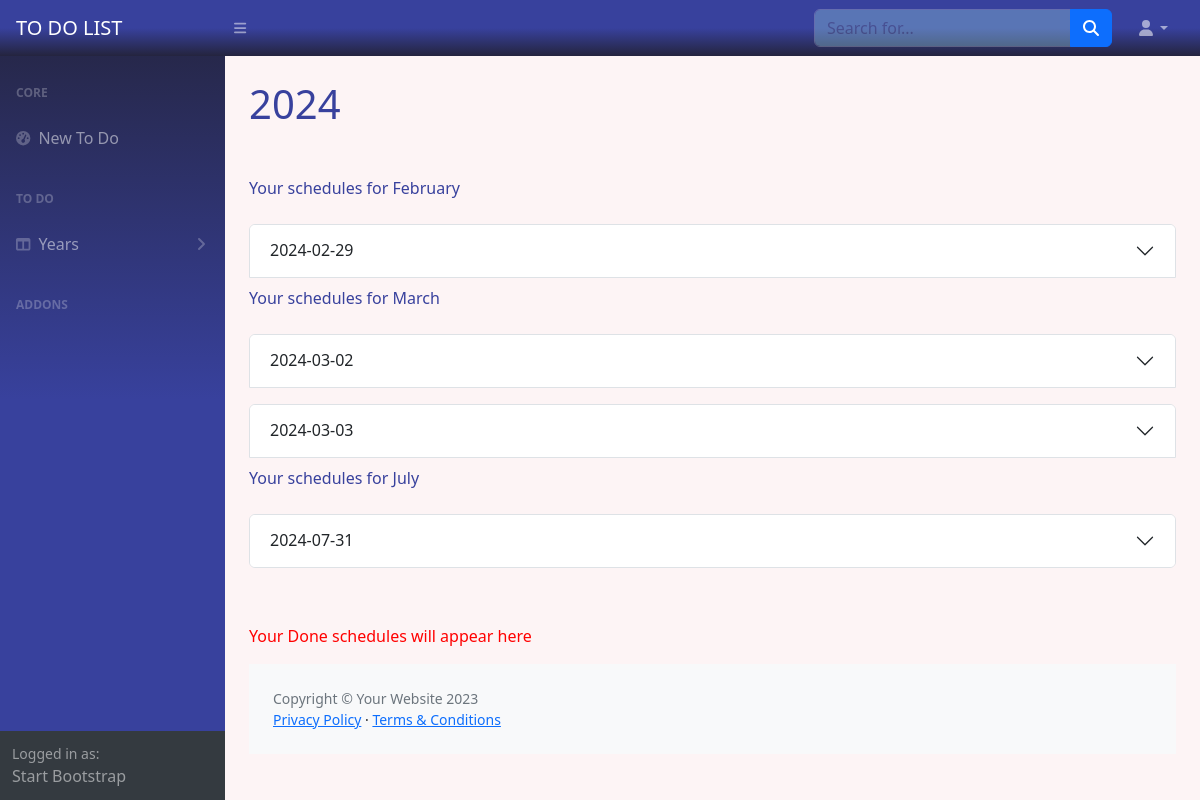
/year2024 (signed in), run on an earlier commit of the app's database.
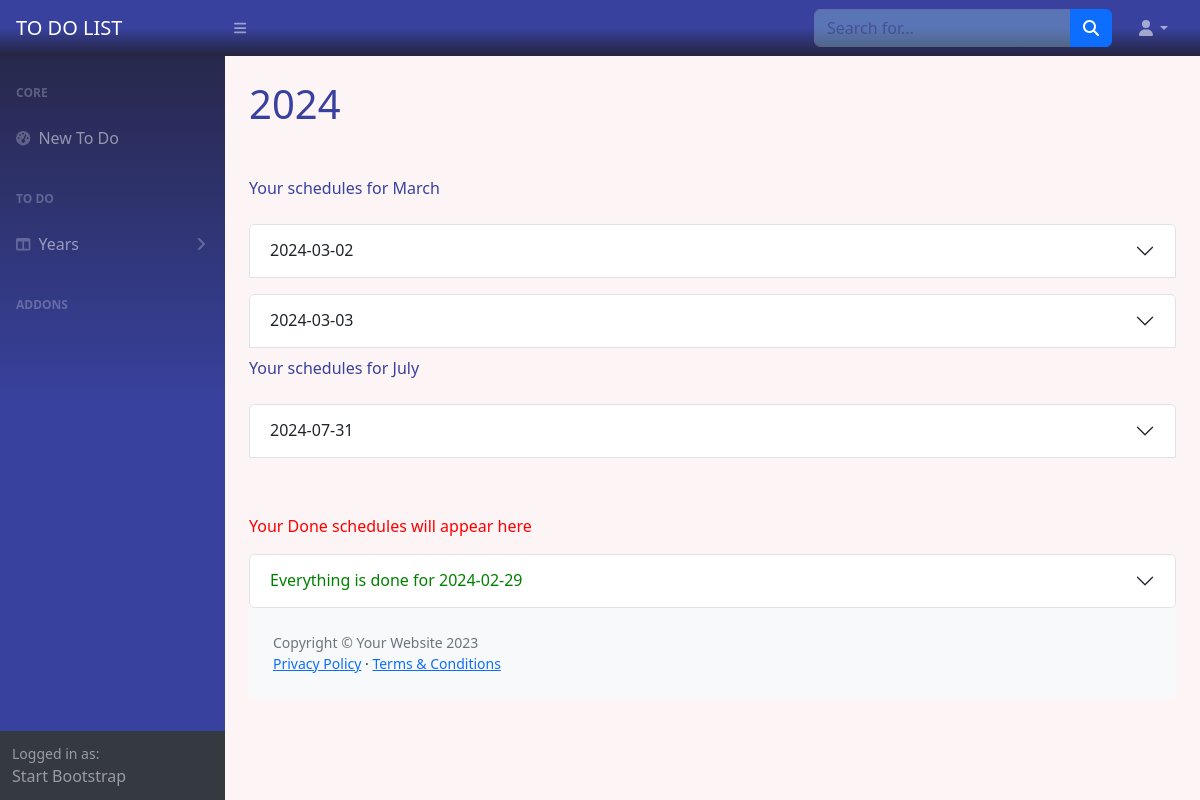
And on a later commit of the database.
### test.py (models this page shows)
class User(UserMixin, db.Model):
    __tablename__ = "users"
    id = db.Column(db.Integer, primary_key=True)
    username = db.Column(db.String(80), nullable=False)
    age = db.Column(db.String, nullable=False)
    tel = db.Column(db.String, nullable=False)
    email = db.Column(db.String, nullable=False, unique=True)
    password = db.Column(db.String, nullable=False)

class Todos(UserMixin, db.Model):
    id = db.Column(db.Integer, primary_key=True)
    user_id = db.Column(db.Integer, nullable=False)
    title = db.Column(db.String(50), nullable=False)
    info = db.Column(db.String(50), nullable=True)
    due_date = db.Column(db.String)
    done = db.Column(db.Boolean, nullable=True)
    favorites = db.Column(db.Boolean)

class Done(UserMixin, db.Model):
    id = db.Column(db.Integer, primary_key=True)
    user_id = db.Column(db.Integer, nullable=False)
    title = db.Column(db.String(50), nullable=False)
    info = db.Column(db.String(50), nullable=True)
    due_date = db.Column(db.String)
    done = db.Column(db.Boolean, nullable=True)
    favorites = db.Column(db.Boolean)

### test.py (the view)
@app.route("/year<int:year>", methods=["GET", "POST"])
def years(year):
    global all_years
    all_is_done = False
    unique_todo_date = []
    unique_done_date = []
    todo_date = []
    done_date = []
    result = db.session.execute(db.select(Todos))
    all_todos = result.scalars().all()
    result = db.session.execute(db.select(Done))
    all_dones = result.scalars().all()
    for i in all_todos:
        if i.user_id == current_user.id:
            todo_date.append(i.due_date)
            unique_todo_date = list(set(todo_date))
    for i in all_dones:
        if i.user_id == current_user.id:
            done_date.append(i.due_date)
            unique_done_date = list(set(done_date))
    if not todo_date :
        no_date = True
    else:
        no_date = False
    print(no_date)
    if not all_todos and not all_dones:
        pass
    elif not all_todos:
        all_is_done = True
    return render_template('years.html', todos=all_todos, dones=all_dones,
                           user=current_user, unique_done_date=sorted(list(set(unique_done_date))),
                           unique_todo_date=sorted(list(set(unique_todo_date))),
                           today=TODAY, no_date=no_date, all_is_done=all_is_done, years=sorted(list(set(all_years))),
                           selected_year=request.url.split('year')[-1], current_month=dt.datetime.now().strftime("%B"),
                           datetime=dt.datetime)

### test.py (called while the page is built)
@login_manager.user_loader
def load_user(user_id):
    return db.get_or_404(User, user_id)

@app.template_filter()
def month_name(month_number):
    try:
        month_number = int(month_number)
        return calendar.month_name[month_number]
    except (ValueError, IndexError):
        return month_number  # Return the original input if not a valid month number

### templates/years.html (shortened to what this page needs)
{%include 'header.html'%}
<main>
    <div class="container-fluid px-4 ">
        <h1 class="mt-4 my-5" style="color:#38419D">{{selected_year}}</h1>
        {%for date in unique_todo_date%}
        {%if selected_year in date%}
                <div class="breadcrumb my-2">
            {%if not "".join(date).split('-')[1] == "".join(unique_todo_date[unique_todo_date.index(date)-1]).split('-')[1]%}
            <p class="breadcrumb-item active" style="color:#38419D">Your schedules for {{"".join(date).split('-')[1]|month_name}}</p>
            {%endif%}
        </div>
        <div class="accordion my-2" id="accordionTodo{{date}}">
                <div class="accordion-item">
                    {%if date == today%}
                        <h2 class="accordion-header">
                            <button class="accordion-button collapsed" type="button" data-bs-toggle="collapse"
                                    data-bs-target="#collapseTodo{{date}}"
                                    aria-expanded="false" aria-controls="collapseTodo{{date}}">
                                Today
                            </button>
                        </h2>
                    {%else%}
                        <h2 class="accordion-header">
                          <button class="accordion-button collapsed" type="button" data-bs-toggle="collapse"
                                  data-bs-target="#collapseTodo{{date}}" aria-expanded="false"
                                  aria-controls="collapseTodo{{date}}">
                            {{date}}
                          </button>
                        </h2>
                    {%endif%}
                </div>
            {%endif%}
    {%endfor%}
<p style="color:red;margin-top:6%">Your Done schedules will appear here</p>
        {%for date in unique_done_date%}
            {%if selected_year in date%}
            {%if date not in unique_todo_date%}
        <div class="accordion my-2" id="accordionDone{{date}}" >
                <div class="accordion-item " >
                    {%if date == today%}
                        <h2 class="accordion-header "  >
                            <button class="accordion-button collapsed" type="button" data-bs-toggle="collapse"
                                    data-bs-target="#collapseDone{{date}}"
                                    aria-expanded="false" aria-controls="collapseDone{{date}}" style="color:green;">
                                Everything is done for Today
                            </button>
                        </h2>
                    {%else%}
                        <h2 class="accordion-header">
                          <button class="accordion-button collapsed" type="button" data-bs-toggle="collapse"
                                  data-bs-target="#collapseDone{{date}}" aria-expanded="false"
                                  aria-controls="collapseDone{{date}}" style="color:green;">
                            Everything is done for {{date}}
                          </button>
                        </h2>
                    {%endif%}
                </div>
            {%endif%}
            {%endif%}
    {%endfor%}
{%include 'footer.html'%}

### templates/header.html (shortened to what this page needs)
<!DOCTYPE html>
<html lang="en">
    <head>
        <link rel="stylesheet" href="https://cdnjs.cloudflare.com/ajax/libs/font-awesome/4.7.0/css/font-awesome.min.css">
        <link href="https://cdn.jsdelivr.net/npm/simple-datatables@7.1.2/dist/style.min.css" rel="stylesheet" />
        <link href="./static/css/styles.css" rel="stylesheet" />
    </head>
    <body class="sb-nav-fixed" style="background:#FDF4F5;">
        <nav class="sb-topnav navbar navbar-expand navbar-dark bg-dark" style="background:linear-gradient(to bottom, #38419D, #38419D, #24243e);">
            <a class="navbar-brand ps-3" href="{{url_for('home')}}">TO DO LIST</a>
            <button class="btn btn-link btn-sm order-1 order-lg-0 me-4 me-lg-0" id="sidebarToggle" href="#!"><i class="fas fa-bars"></i></button>
            <form class="d-none d-md-inline-block form-inline ms-auto me-0 me-md-3 my-2 my-md-0">
                <div class="input-group">
                    <input class="form-control" type="text" placeholder="Search for..." aria-label="Search for..." aria-describedby="btnNavbarSearch" style=" opacity:0.3;background-color:#A7ECEE;" />
                    <button class="btn btn-primary" id="btnNavbarSearch" type="button"><i class="fas fa-search"></i></button>
                </div>
            </form>
            <ul class="navbar-nav ms-auto ms-md-0 me-3 me-lg-4">
                <li class="nav-item dropdown">
                    <a class="nav-link dropdown-toggle" id="navbarDropdown" href="#" role="button" data-bs-toggle="dropdown" aria-expanded="false"><i title="{{current_user.email}}" class="fas fa-user fa-fw"></i></a>
                </li>
            </ul>
        </nav>
        <div id="layoutSidenav" >
            <div id="layoutSidenav_nav" >
                <nav class="sb-sidenav accordion sb-sidenav-dark" id="sidenavAccordion" style="background:linear-gradient(to top, #38419D, #38419D, #24243e);">
                    <div class="sb-sidenav-menu">
                        <div class="nav">
                            <div class="sb-sidenav-menu-heading">Core</div>
                            <a class="nav-link" href="{{url_for('new_todo')}}">
                                <div class="sb-nav-link-icon"><i class="fas fa-tachometer-alt"></i></div>
                                New To Do
                            </a>
                            <div class="sb-sidenav-menu-heading">To Do </div>
                            <a class="nav-link collapsed" href="#" data-bs-toggle="collapse" data-bs-target="#collapseLayouts" aria-expanded="false" aria-controls="collapseLayouts">
                                <div class="sb-nav-link-icon"><i class="fas fa-columns"></i></div>
                                Years
                                <div class="sb-sidenav-collapse-arrow"><i class="fas fa-angle-down"></i></div>
                            </a>
                            <div class="sb-sidenav-menu-heading">Addons</div>
                        </div>
                    </div>
                    <div class="sb-sidenav-footer">
                        <div class="small">Logged in as:</div>
                        Start Bootstrap
                    </div>
                </nav>
            </div>
            <div id="layoutSidenav_content">

### templates/footer.html (shortened to what this page needs)
<footer class="py-4 bg-light mt-auto" >
                    <div class="container-fluid px-4">
                        <div class=" align-items-center justify-content-between small"  >
                            <div class="text-muted">Copyright &copy; Your Website 2023</div>
                            <div>
                                <a href="#">Privacy Policy</a>
                                &middot;
                                <a href="#">Terms &amp; Conditions</a>
                            </div>
                        </div>
                    </div>
                </footer>
            </div>
        </div>
    </body>
</html>

What changed in the data, as far as the page shows it:
removed Todos: due_date "February", due_date "2024-02-29"
added Done: due_date "2024-02-29"
